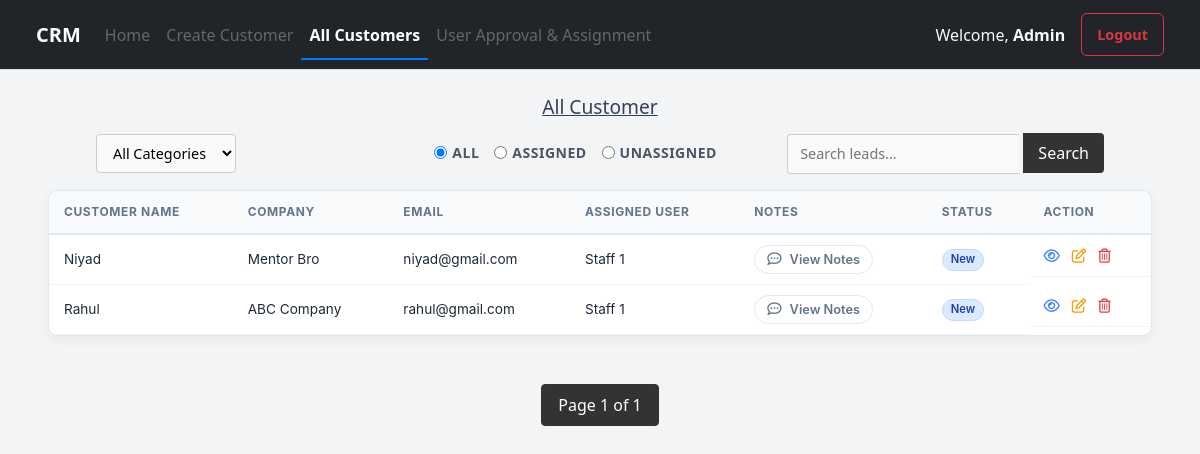
The page /customer-list/ (signed in) on the database its author committed.
### crm/models.py (models this page shows, shortened)
class Customer(models.Model):
    LEAD_STATUS = [
        ('new', 'New'),
        ('contacted', 'Contacted'),
        ('follow_up', 'Follow Up'),
        ('converted', 'Converted'),
        ('lost', 'Lost'),
    ]
    name =  models.CharField(max_length=100)
    email = models.EmailField(unique=True)
    phone = models.IntegerField()
    company = models.CharField(max_length=100, blank=True)
    lead_status = models.CharField(max_length=20, choices=LEAD_STATUS, default='new')
    favorite_category = models.CharField(max_length=50,choices=CATEGORY_CHOICES)
    assigned_user = models.ForeignKey(User, on_delete=models.CASCADE, related_name='customers',blank=True,null=True)
    created_at = models.DateTimeField(auto_now_add=True)

### crm/views.py (the view, shortened to what this page needs)
# urls.py: path('customer-list/',customer_list,name="customer-list"),
@login_required
def customer_list(request):
    if not request.user.is_active:
        return redirect('login')
    if request.user.is_superuser:
        customers = Customer.objects.all()
        items_per_page = 7
    else:
        customers = Customer.objects.filter(assigned_user=request.user)
        items_per_page = 6
    status_value = request.GET.get('status', 'all_category')
    customer_filter = request.GET.get('customer_filter', 'all')
    search_q = request.GET.get('q', '')
    if search_q:
        customers = customers.filter(Q(name__icontains=search_q) | Q(company__icontains=search_q))
    if customer_filter == 'assigned':
        customers = customers.filter(assigned_user__isnull=False)
    elif customer_filter == 'unassigned':
        customers = customers.filter(assigned_user__isnull=True)
    if status_value in ['new', 'contacted', 'follow_up', 'converted', 'lost']:
        customers = customers.filter(lead_status=status_value)
    paginator = Paginator(customers,items_per_page)
    page_number = request.GET.get('page')
    page_obj = paginator.get_page(page_number)
    return render(request,'customer_list.html',{'customer_list':page_obj,'active_filter':customer_filter,'active_status_value':status_value,'search_q':search_q})

### templates/customer_list.html (shortened to what this page needs)
{% extends 'base.html' %}
{% block navbar %}
    {% include 'navbar.html' %}
{% endblock navbar %}
{% block content %}
    {% if user.is_superuser or user.is_active %}
        <h3 class="dashboard-title">
            {% if user.is_superuser %}
                All Customer
            {% else %}
                Your Customer
            {% endif %}
        </h3>
        <div class="{% if user.super_user %} filter-toolbar {% else %} filter-toolbar2 {% endif %}">
            <div class="toolbar-item">
                <form method="get" action="{% url 'customer-list' %}">
                    <select class="custom-select" name="status"  onchange="this.form.submit()">
                        <option value="all_category" {% if active_status_value == 'all_category' %}selected{% endif %}>All Categories</option>
                    </select>
                </form>
            </div>
            {% if user.is_superuser %}
                <div class="toolbar-item" style="padding-left: 8rem;">
                    <form method="get" action="{% url 'customer-list' %}" class="radio-group">
                        <label class="radio-label">
                            <input onchange="this.form.submit()" type="radio" name="customer_filter" value="all" {% if active_filter == 'all' %} checked {% endif %}>
                            <span>All</span>
                        </label>
                        <label class="radio-label">
                            <input type="radio" onchange="this.form.submit()" name="customer_filter" value="assigned" {% if active_filter == 'assigned' %} checked {% endif %}>
                            <span>Assigned</span>
                        </label>
                        <label class="radio-label">
                            <input type="radio" onchange="this.form.submit()" name="customer_filter" value="unassigned" {% if active_filter == 'unassigned' %} checked {% endif %}>
                            <span>Unassigned</span>
                        </label>
                    </form>
                </div>
            {% endif %}
            <div class="toolbar-item">
                <div class="search-container">
                    <form action="{% url 'customer-list' %}" method="get">
                        <input type="text" name="q" value="{{search_q}}" placeholder="Search leads..." class="search-input">
                        <button type="submit" class="search-btn">Search</button>
                    </form>
                </div>
            </div>
        </div>
    {% else %}
        <h3 class="dashboard-title"></h3>
    {% endif %}
    <div class="table-wrapper">
        <table>
            <thead>
                <tr>
                    <th>Customer Name</th>
                    <th>Company</th>
                    <th>Email</th>
                    {% if user.is_superuser %}
                        <th>Assigned User</th>
                    {% else %}
                        <th>Phone</th>
                    {% endif %}
                    <th>Notes</th>
                    <th>Status</th>
                    <th>Action</th>
                </tr>
            </thead>
            <tbody>
                {% if customer_list %}
                    {% for item in customer_list %}
                        <tr>
                            <td>{{item.name}}</td>
                            <td>{{item.company}}</td>
                            <td>{{item.email}}</td>
                            {% if not user.is_superuser %}
                                <td>{{item.phone}}</td>
                                <td>
                                    <button type="button"
                                            class="btn-notes"
                                            data-bs-toggle="modal"
                                            data-bs-target="#notesModal{{item.id}}">
                                        <i class="fa-solid fa-clipboard-list"></i> Notes
                                    </button>
                                </td>
                                <td>
                                    <form method="POST" action="{% url 'customer-list' %}?page={{customer_list.number}}&status={{active_status_value}}&customer_filter={{active_filter}}" class="status-form">
                                        {% csrf_token %}
                                        <input type="hidden" name="customer_id" value="{{item.id}}">
                                        <select name="new_status" onchange="this.form.submit()" class="status-select status-{{item.lead_status}}">
                                            {% for code, name in item.LEAD_STATUS %}
                                                <option value="{{ code }}" {% if item.lead_status == code %}selected{% endif %}>
                                                    {{ name }}
                                                </option>
                                            {% endfor %}
                                        </select>
                                    </form>
                                </td>
                            {% else %}
                                <td>{{item.assigned_user|default:"Not Assigned"}}</td>
                                <td>
                                    <button type="button"
                                            class="btn-notes-pill"
                                            data-bs-toggle="modal"
                                            data-bs-target="#notesModal{{item.id}}">
                                        <i class="fa-regular fa-comment-dots"></i>
                                        <span>View Notes</span>
                                    </button>
                                </td>
                                <td>
                                    <span class="badge status-{{item.lead_status}}">
                                        {{item.get_lead_status_display}}
                                    </span>
                                </td>
                            {% endif %}
                            <td class="action-group">
                                <button type="button" data-bs-toggle="modal" data-bs-target="#exampleModal{{item.id}}" class="action-btn btn-view" title="View Details">
                                    <i class="fa-regular fa-eye"></i>
                                </button>
                                <a href="{% url 'edit-customer' item.id %}" class="action-btn btn-edit" title="Edit Customer">
                                    <i class="fa-regular fa-pen-to-square"></i>
                                </a>
                                {% if user.is_superuser %}
                            <button type="button" data-bs-toggle="modal" data-bs-target="#delete{{item.id}}" class="action-btn btn-delete" title="Delete Customer">
                                    <i class="fa-regular fa-trash-can"></i>
                            </button>
                                {% endif %}
                            </td>
                        </tr>
                    {% endfor %}
                {% endif %}
            </tbody>
        </table>
    </div>
    <div class="pagination-container">
        <span class="page-link active">
            Page {{ customer_list.number }} of {{ customer_list.paginator.num_pages }}
        </span>
    </div>
{% endblock content %}

### templates/navbar.html (shortened to what this page needs)
{% block navbar %}
<nav class="navbar navbar-expand-lg navbar-dark bg-dark px-4">
    <div class="container-fluid">
        <a class="navbar-brand fw-bold" href="/">CRM</a>
        <div class="collapse navbar-collapse" id="navbarNav">
            <ul class="navbar-nav me-auto mb-2 mb-lg-0">
                <li class="nav-item">
                    <a class="nav-link {% if request.resolver_match.url_name == 'home' %}active{% endif %}" href="{% url 'home' %}">Home</a>
                </li>
                {% if user.is_active %}
                    <li class="nav-item"><a class="nav-link {% if request.resolver_match.url_name == 'create-customer' %}active{% endif %}" href="{% url 'create-customer' %}">Create Customer</a></li>
                    <li class="nav-item">
                        <a class="nav-link {% if request.resolver_match.url_name == 'customer-list' %}active{% endif %}" href="{% url 'customer-list' %}">
                            {% if user.is_superuser %}All Customers{% else %}Your Customers{% endif %}
                        </a>
                    </li>
                    {% if user.is_superuser %}
                        <li class="nav-item"><a class="nav-link {% if request.resolver_match.url_name == 'requests' %}active{% endif %}" href="{% url 'requests' %}">User Approval & Assignment</a></li>
                    {% endif %}
                {% endif %}
            </ul>
            <div class="d-flex align-items-center">
                {% if user.is_authenticated %}
                    <span class="navbar-text me-3 text-light">
                        Welcome, <strong>{{ user.username }}</strong>
                    </span>
                    <form action="{% url 'logout' %}" method="post" class="m-0">
                        <button type="submit" class="btn btn-outline-danger btn-sm">Logout</button>
                    </form>
                {% else %}
                    <a href="{% url 'login' %}" class="btn btn-primary btn-sm">Login</a>
                {% endif %}
            </div>
        </div>
    </div>
</nav>
{% endblock navbar %}

### static/css/navbar.css (style rules this page uses)
.navbar { background-color: #ffffff; border-bottom: 1px solid #e0e0e0; padding: 0.8rem 2rem; position: sticky; top: 0; z-index: 1000; }
.nav-link { text-decoration: none; color: #666; font-weight: 500; transition: color 0.3s; }
.nav-link.active { color: #007bff; font-weight: 700; position: relative; }
.nav-link.active::after { content: ''; position: absolute; bottom: -5px; left: 0; width: 100%; height: 2px; background-color: #007bff; border-radius: 2px; }

### static/css/requests.css (style rules this page uses)
body { background-color: #f3f4f6; }

### static/css/create_customer.css (style rules this page uses)
label { font-size: 0.7rem; font-weight: 700; color: #4b5563; margin-bottom: 3px; text-transform: uppercase; letter-spacing: 0.5px; }
input, select { padding: 8px 10px; border: 1px solid #e5e7eb; border-radius: 6px; font-size: 0.9rem; background-color: #f9fafb; }
.btn { padding: 10px 15px; font-size: 0.9rem; border-radius: 6px; font-weight: 600; cursor: pointer; }

### static/css/home.css (style rules this page uses)
h3.dashboard-title { text-align: center; font-size: 1.2rem; color: #334155; padding-top: 25px; margin-bottom: 0px; width: 100%; text-decoration: underline; }

### static/css/customer_list.css (style rules this page uses)
.table-wrapper { background: #ffffff; border-radius: 10px; box-shadow: 0 4px 12px rgba(0, 0, 0, 0.05); overflow: hidden; border: 1px solid #e2e8f0; display: flex; flex-direction: column; margin: 3rem; margin-top: 1rem; }
table { width: 100%; border-collapse: collapse; text-align: left; font-family: 'Inter', sans-serif; }
thead { background-color: #f8fafc; position: sticky; top: 0; z-index: 10; }
th { padding: 12px 15px; font-size: 0.75rem; text-transform: uppercase; letter-spacing: 0.05em; color: #64748b; border-bottom: 2px solid #e2e8f0; }
td { padding: 10px 15px; font-size: 0.85rem; color: #1e293b; border-bottom: 1px solid #f1f5f9; white-space: nowrap; }
.badge { padding: 4px 8px; border-radius: 12px; font-size: 0.7rem; font-weight: 600; }
.status-new { background-color: #dbeafe; color: #1e40af; border: 1px solid #bfdbfe; }
.btn-view { color: #2563eb; text-decoration: none; font-weight: 600; font-size: 0.8rem; }
.action-group { display: flex; gap: 12px; align-items: center; }
.action-btn { font-size: 0.9rem; transition: all 0.2s ease; text-decoration: none; cursor: pointer; border: none; background: none; padding: 0; }
.btn-view { color: #3b82f6; }
.btn-edit { color: #f59e0b; }
.btn-delete { color: #ef4444; }
.action-btn { position: relative; }
.filter-toolbar2 { display: flex; flex-direction: row; align-items: center; justify-content: space-between; gap: 20px; padding: 15px; padding-bottom: 0px; padding-right: 6rem; padding-left: 6rem; }
.toolbar-item { display: flex; align-items: center; }
.radio-group { display: flex; gap: 15px; margin: 0; }
.radio-label { display: flex; align-items: center; gap: 5px; cursor: pointer; font-size: 14px; }
.custom-select, .search-input { padding: 8px 12px; border: 1px solid #ccc; border-radius: 4px; }
.search-container { display: flex; }
.search-btn { padding: 8px 15px; background-color: #333; color: white; border: none; border-radius: 0 4px 4px 0; cursor: pointer; }
.search-input { border-radius: 4px 0 0 4px; border-right: none; }
.pagination-container { display: flex; justify-content: center; margin-top: 20px; gap: 10px; }
.page-link { padding: 8px 16px; text-decoration: none; color: #333; border: 1px solid #ccc; border-radius: 4px; }
.page-link.active { background-color: #333; color: white; border-color: #333; }
.btn-notes-pill { display: inline-flex; align-items: center; gap: 8px; background: #ffffff; border: 1px solid #e2e8f0; padding: 4px 12px; border-radius: 50px; color: #64748b; font-size: 0.8rem; font-weight: 600; transition: all 0.2s ease; cursor: pointer; position: relative; }
.btn-notes-pill i { font-size: 0.9rem; }

### rows shown on the page
Customer: name "Niyad", company "Mentor Bro", email "niyad@gmail.com", assigned_user "Staff 1", lead_status "New"
Customer: name "Rahul", company "ABC Company", email "rahul@gmail.com", assigned_user "Staff 1", lead_status "New"

### other values the page prints
{{ user.username }} "Admin"
{{ customer_list.number }} "1"
{{ customer_list.paginator.num_pages }} "1"
